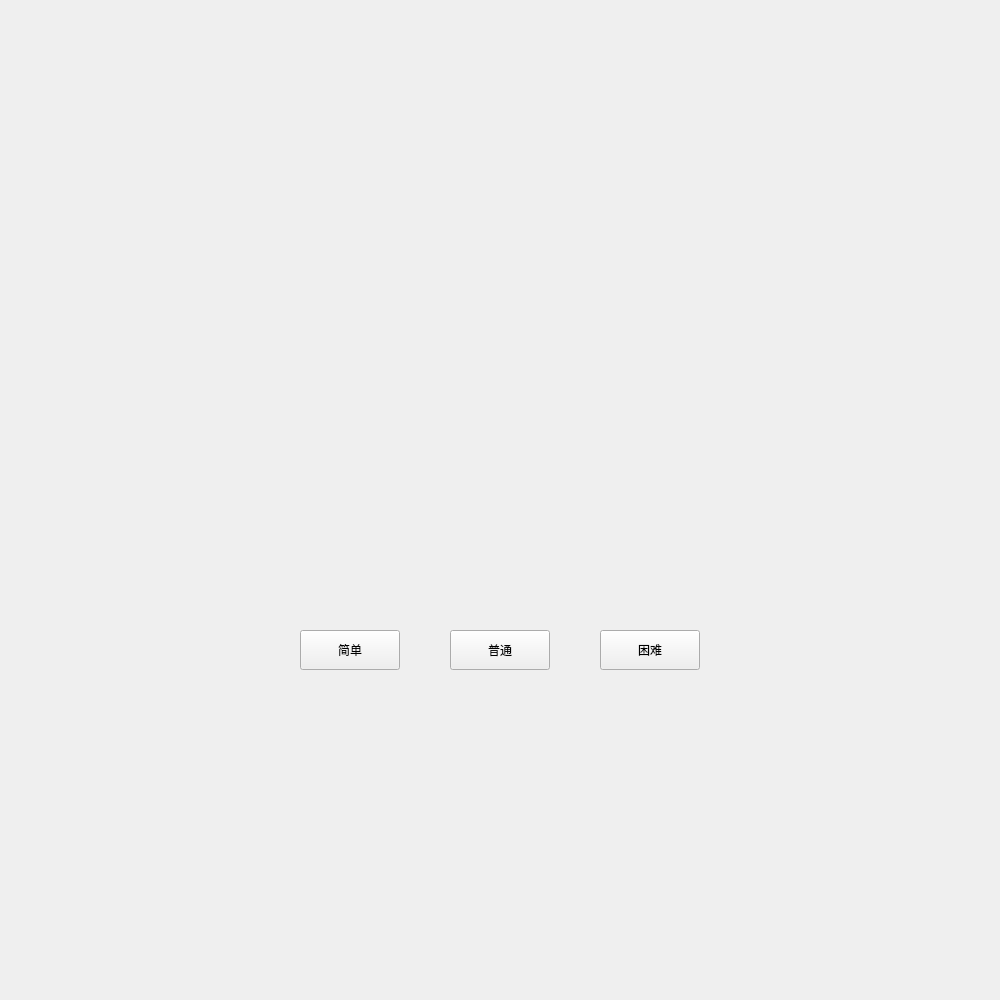
<?xml version="1.0" encoding="UTF-8"?>
<ui version="4.0">
 <class>Widget</class>
 <widget class="QWidget" name="Widget">
  <property name="geometry">
   <rect>
    <x>0</x>
    <y>0</y>
    <width>1000</width>
    <height>1000</height>
   </rect>
  </property>
  <property name="windowTitle">
   <string>Widget</string>
  </property>
  <widget class="QPushButton" name="pushButton">
   <property name="geometry">
    <rect>
     <x>300</x>
     <y>630</y>
     <width>100</width>
     <height>40</height>
    </rect>
   </property>
   <property name="font">
    <font>
     <family>Consolas</family>
    </font>
   </property>
   <property name="text">
    <string>简单</string>
   </property>
  </widget>
  <widget class="QPushButton" name="pushButton_2">
   <property name="geometry">
    <rect>
     <x>450</x>
     <y>630</y>
     <width>100</width>
     <height>40</height>
    </rect>
   </property>
   <property name="text">
    <string>普通</string>
   </property>
  </widget>
  <widget class="QPushButton" name="pushButton_3">
   <property name="geometry">
    <rect>
     <x>600</x>
     <y>630</y>
     <width>100</width>
     <height>40</height>
    </rect>
   </property>
   <property name="text">
    <string>困难</string>
   </property>
  </widget>
 </widget>
 <resources/>
 <connections/>
</ui>
